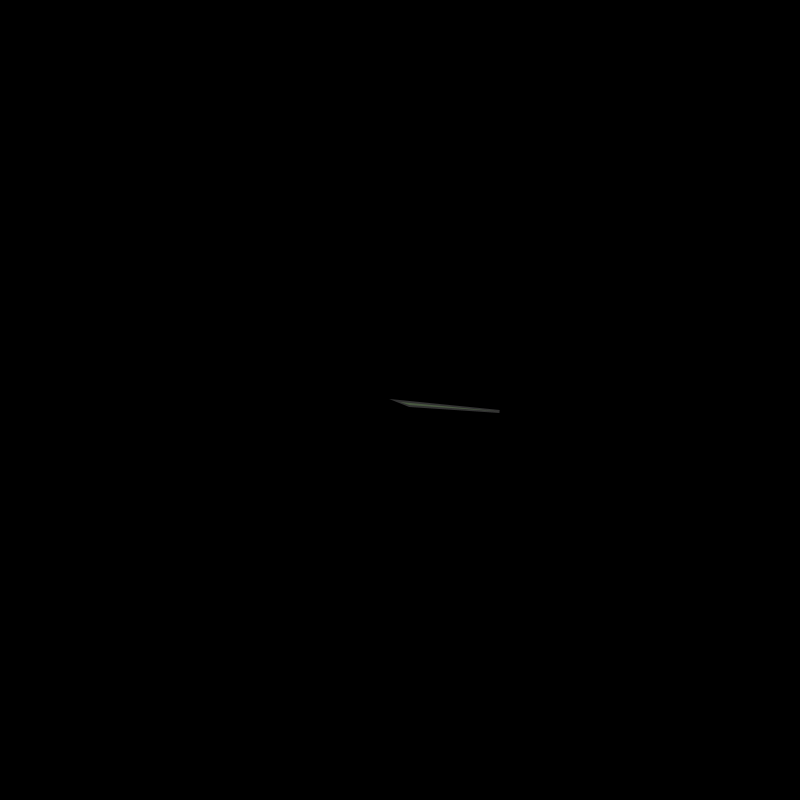
Frame 1 (no input)
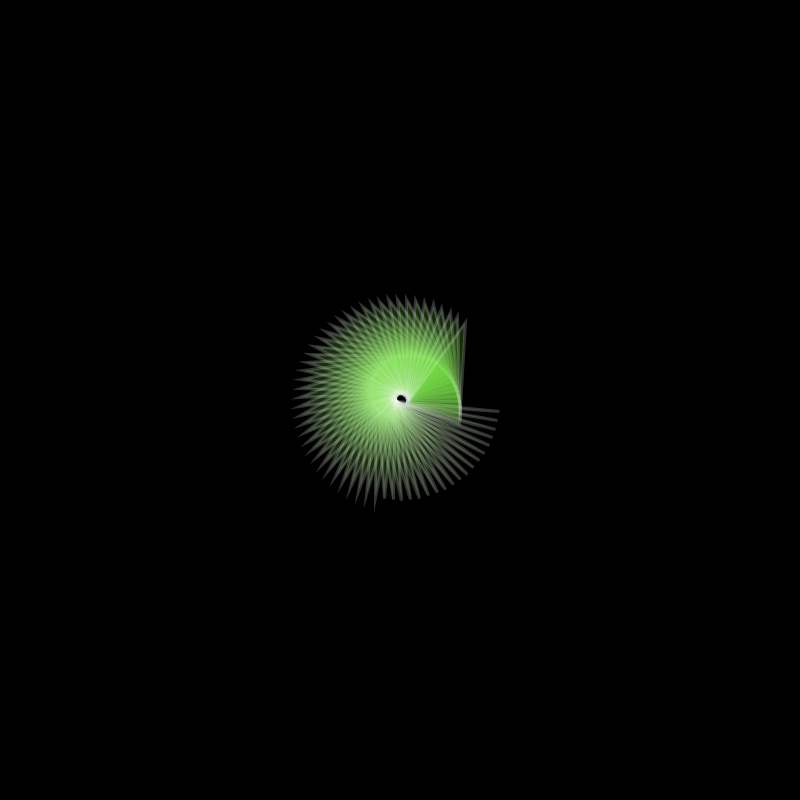
Frame 60 (the mouse pressed at the canvas centre just before this capture)
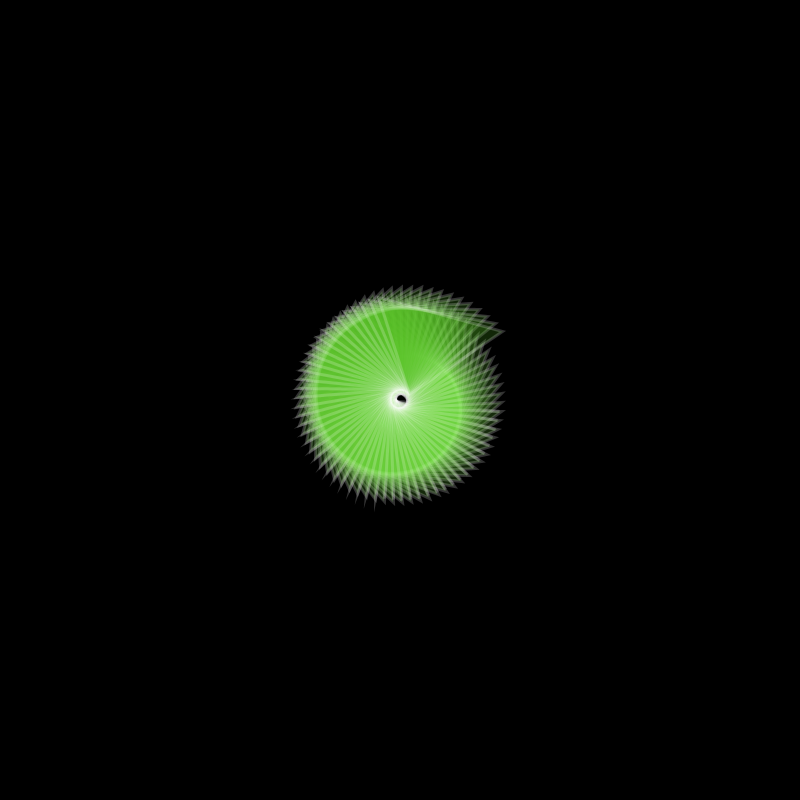
Frame 120 (the mouse held since frame 60 and released just before this capture)

The Processing sketch that drew these frames (run headless with seeded random() and noise(); from frame 60 on, the mouse is pressed at the canvas centre):

// Processing sketch: processing_29092
// ── processing_29092.pde



float i=4;
int x=1;

float j=1;

void setup()
{
  size(800,800);
  background(0);
}


void draw()
{
  float r;

  println(i); 


  pushMatrix();
  translate(width/2, height/2);


  if(i<=1000)
  {
    float m = map(i, 0,500, 0, 255 );

    fill(150-m,255-m,100-m,50);
    smooth();


    x=x+5;
    rotate(radians(x));

    stroke(255,50);
    strokeWeight(3);



    r=sqrt(i); 

    triangle(0,r,10,i,100,i/4);



    i=i+1;//gap between spira
    // i=i+(i/4)+(0.0001);
    noStroke(); 

    println(x);
  }

  popMatrix();
}
